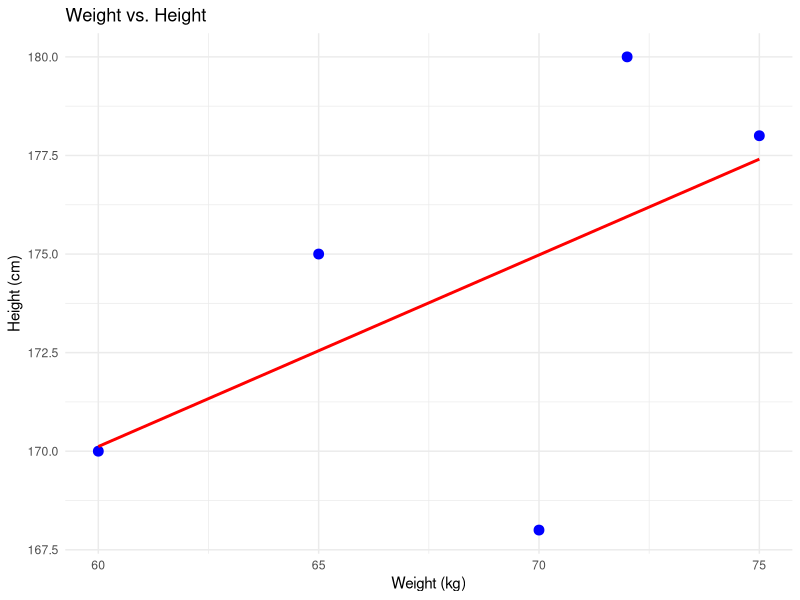
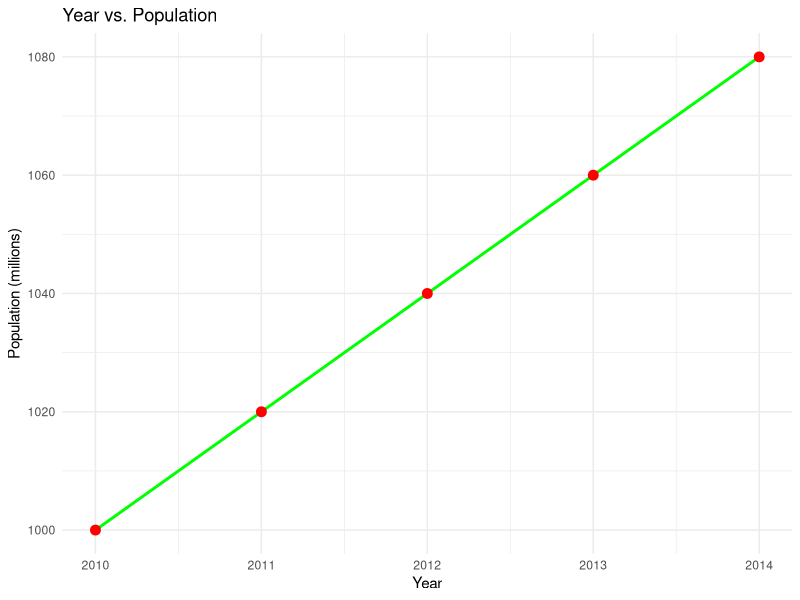
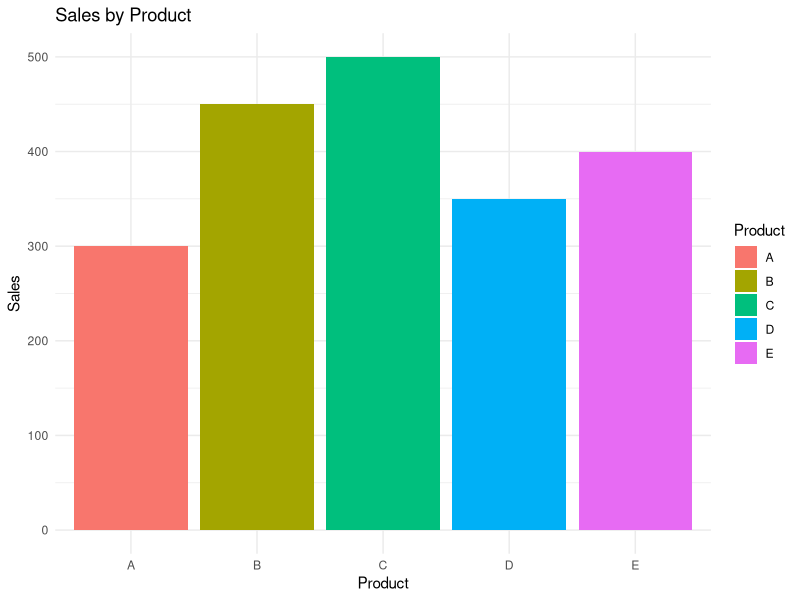
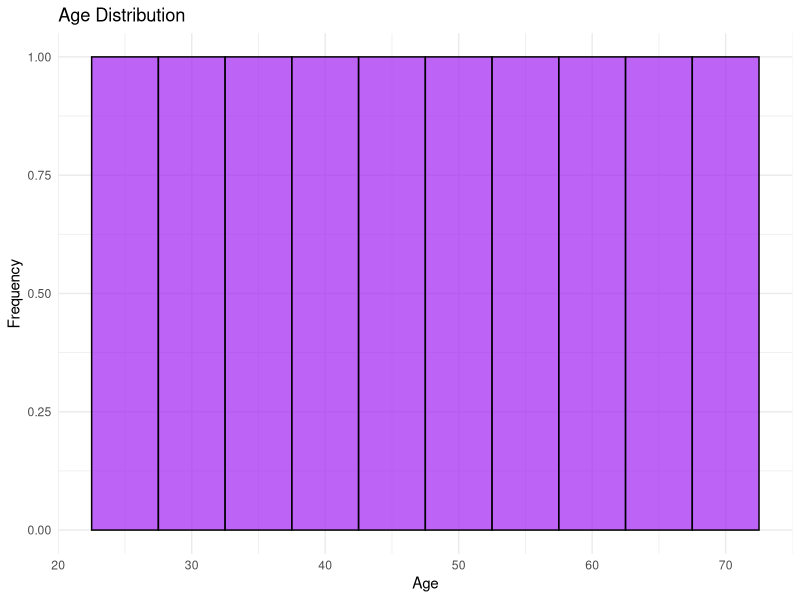
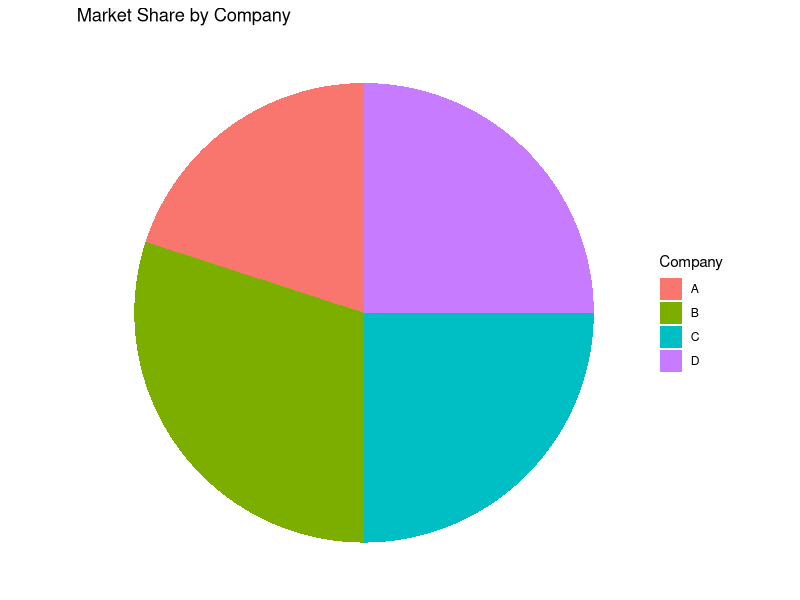
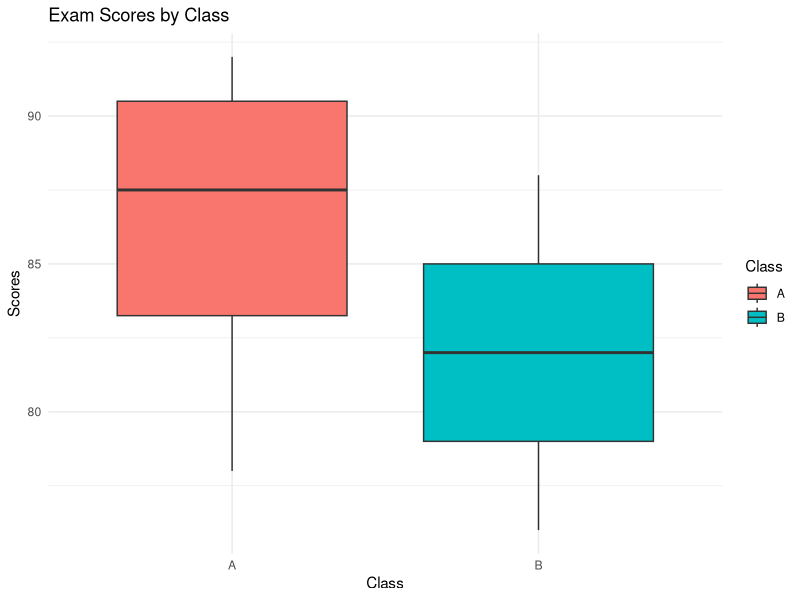
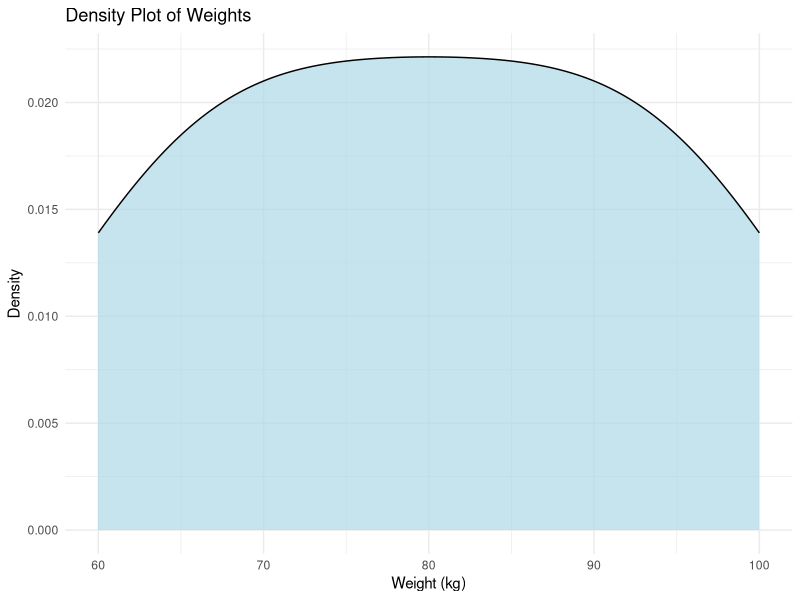
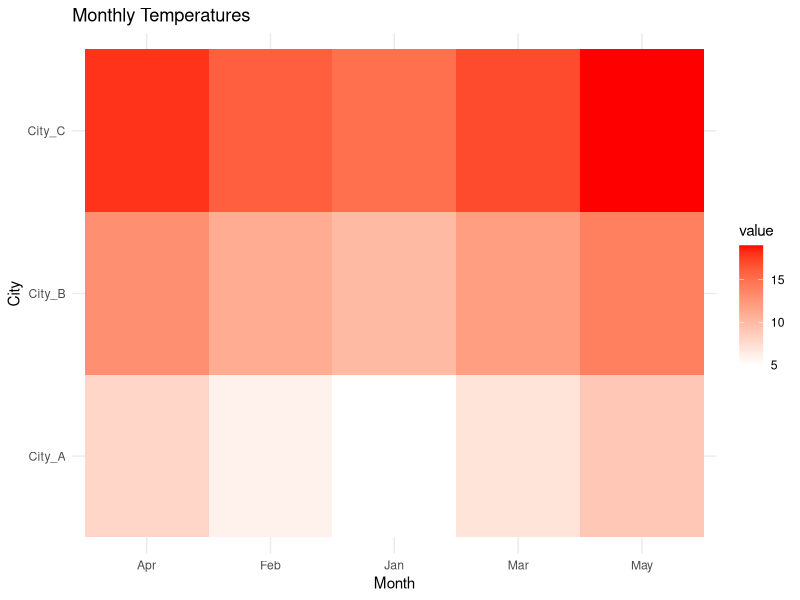

R code for these plots, in order:
#1
# Load necessary library
library(ggplot2)

# Create the data frame
weight_height_data <- data.frame(
  Weight = c(60, 65, 70, 72, 75),
  Height = c(170, 175, 168, 180, 178)
)

# Create scatter plot with trend line
ggplot(weight_height_data, aes(x = Weight, y = Height)) +
  geom_point(color = "blue", size = 3) +
  geom_smooth(method = "lm", se = FALSE, color = "red") +
  labs(
    title = "Weight vs. Height",
    x = "Weight (kg)",
    y = "Height (cm)"
  ) +
  theme_minimal()
##################################
#2
# Create a data frame
# Load necessary library
library(ggplot2)

# Create a data frame
year_population_data <- data.frame(
  Year = 2010:2014,
  Population = c(1000, 1020, 1040, 1060, 1080)
)

# Create line plot with points
ggplot(year_population_data, aes(x = Year, y = Population)) +
  geom_line(color = "green", size = 1) +
  geom_point(color = "red", size = 3) +
  labs(
    title = "Year vs. Population",
    x = "Year",
    y = "Population (millions)"
  ) +
  theme_minimal()
#################################
#3
# Load necessary library
library(ggplot2)

# Create a data frame
sales_data <- data.frame(
  Product = c("A", "B", "C", "D", "E"),
  Sales = c(300, 450, 500, 350, 400)
)

# Create bar plot
ggplot(sales_data, aes(x = Product, y = Sales, fill = Product)) +
  geom_bar(stat = "identity") +
  labs(
    title = "Sales by Product",
    x = "Product",
    y = "Sales"
  ) +
  theme_minimal()
#################################
#4
# Load necessary library
library(ggplot2)

# Create a data frame
age_data <- data.frame(
  Age = c(25, 30, 35, 40, 45, 50, 55, 60, 65, 70)
)

# Create histogram
ggplot(age_data, aes(x = Age)) +
  geom_histogram(
    binwidth = 5,
    fill = "purple",
    color = "black",
    alpha = 0.7
  ) +
  labs(
    title = "Age Distribution",
    x = "Age",
    y = "Frequency"
  ) +
  theme_minimal()
##################################
#5
# Load necessary library
library(ggplot2)

# Create a data frame
market_share_data <- data.frame(
  Company = c("A", "B", "C", "D"),
  Market_Share = c(20, 30, 25, 25)
)

# Create pie chart
ggplot(market_share_data, aes(x = "", y = Market_Share, fill = Company)) +
  geom_bar(stat = "identity", width = 1) +
  coord_polar("y") +
  labs(
    title = "Market Share by Company",
    x = NULL,
    y = NULL
  ) +
  theme_void() +
  theme(legend.position = "right")
##################################################
#6
# Load necessary library
library(ggplot2)

# Create a data frame
scores_data <- data.frame(
  Class = c("A", "A", "A", "A", "B", "B", "B", "B"),
  Scores = c(85, 90, 78, 92, 88, 76, 80, 84)
)

# Create box plot
ggplot(scores_data, aes(x = Class, y = Scores, fill = Class)) +
  geom_boxplot() +
  labs(
    title = "Exam Scores by Class",
    x = "Class",
    y = "Scores"
  ) +
  theme_minimal()
############################################
#7
# Load necessary library
library(ggplot2)

# Create a data frame
weights_data <- data.frame(
  Weight = c(60, 65, 70, 75, 80, 85, 90, 95, 100)
)

# Create density plot
ggplot(weights_data, aes(x = Weight)) +
  geom_density(fill = "lightblue", alpha = 0.7) +
  labs(
    title = "Density Plot of Weights",
    x = "Weight (kg)",
    y = "Density"
  ) +
  theme_minimal()
#################################################
#8

# Load necessary libraries
library(ggplot2)
library(reshape2)

# Create a data frame
temperature_data <- data.frame(
  Month = c("Jan", "Feb", "Mar", "Apr", "May"),
  City_A = c(5, 6, 7, 8, 9),
  City_B = c(10, 11, 12, 13, 14),
  City_C = c(15, 16, 17, 18, 19)
)

# Reshape data for heatmap
melted_data <- melt(temperature_data, id.vars = "Month")

# Create heatmap
ggplot(melted_data, aes(x = Month, y = variable, fill = value)) +
  geom_tile() +
  scale_fill_gradient(low = "white", high = "red") +
  labs(
    title = "Monthly Temperatures",
    x = "Month",
    y = "City"
  ) +
  theme_minimal()
#######################################################
#9
# Load necessary library
library(ggplot2)

# Create a data frame
sales_region_data <- data.frame(
  Month = c("Jan", "Jan", "Feb", "Feb", "Mar", "Mar"),
  Region = c("East", "West", "East", "West", "East", "West"),
  Sales = c(200, 150, 220, 170, 210, 160)
)

# Create facet bar plot
ggplot(sales_region_data, aes(x = Month, y = Sales, fill = Region)) +
  geom_bar(stat = "identity", position = "dodge") +
  facet_wrap(~ Region) +
  labs(
    title = "Sales by Month and Region",
    x = "Month",
    y = "Sales"
  ) +
  theme_minimal()

